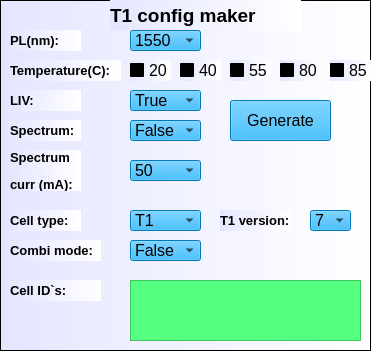
     <widget class="QFrame" name="frame_6">
      <property name="geometry">
       <rect>
        <x>10</x>
        <y>200</y>
        <width>371</width>
        <height>351</height>
       </rect>
      </property>
      <property name="styleSheet">
       <string notr="true">background-color: qlineargradient(spread:pad, x1:0, y1:0, x2:1, y2:0, stop:0 rgba(228, 230, 255, 255), stop:1 rgba(255, 255, 255, 255));</string>
      </property>
      <property name="frameShape">
       <enum>QFrame::StyledPanel</enum>
      </property>
      <property name="frameShadow">
       <enum>QFrame::Raised</enum>
      </property>
      <widget class="QComboBox" name="liv_meas_box">
       <property name="geometry">
        <rect>
         <x>130</x>
         <y>90</y>
         <width>71</width>
         <height>21</height>
        </rect>
       </property>
       <property name="font">
        <font>
         <family>Arial</family>
         <pointsize>12</pointsize>
         <weight>50</weight>
         <italic>false</italic>
         <bold>false</bold>
        </font>
       </property>
       <property name="styleSheet">
        <string notr="true">background-color: rgb(0, 170, 255);</string>
       </property>
       <item>
        <property name="text">
         <string>True</string>
        </property>
       </item>
       <item>
        <property name="text">
         <string>False</string>
        </property>
       </item>
      </widget>
      <widget class="QCheckBox" name="liv_temp_80c">
       <property name="geometry">
        <rect>
         <x>280</x>
         <y>60</y>
         <width>41</width>
         <height>21</height>
        </rect>
       </property>
       <property name="font">
        <font>
         <family>Arial</family>
         <pointsize>12</pointsize>
         <weight>50</weight>
         <italic>false</italic>
         <bold>false</bold>
        </font>
       </property>
       <property name="text">
        <string>80</string>
       </property>
      </widget>
      <widget class="QLabel" name="label_48">
       <property name="geometry">
        <rect>
         <x>10</x>
         <y>120</y>
         <width>71</width>
         <height>21</height>
        </rect>
       </property>
       <property name="font">
        <font>
         <family>Arial</family>
         <pointsize>12</pointsize>
         <weight>50</weight>
         <italic>false</italic>
         <bold>false</bold>
        </font>
       </property>
       <property name="text">
        <string>&lt;html&gt;&lt;head/&gt;&lt;body&gt;&lt;p&gt;&lt;span style=&quot; font-size:10pt; font-weight:600;&quot;&gt;Spectrum:&lt;/span&gt;&lt;/p&gt;&lt;/body&gt;&lt;/html&gt;</string>
       </property>
      </widget>
      <widget class="QLabel" name="label_40">
       <property name="geometry">
        <rect>
         <x>10</x>
         <y>60</y>
         <width>111</width>
         <height>21</height>
        </rect>
       </property>
       <property name="font">
        <font>
         <family>Arial</family>
         <pointsize>12</pointsize>
         <weight>50</weight>
         <italic>false</italic>
         <bold>false</bold>
        </font>
       </property>
       <property name="text">
        <string>&lt;html&gt;&lt;head/&gt;&lt;body&gt;&lt;p&gt;&lt;span style=&quot; font-size:10pt; font-weight:600;&quot;&gt;Temperature(C):&lt;/span&gt;&lt;/p&gt;&lt;/body&gt;&lt;/html&gt;</string>
       </property>
      </widget>
      <widget class="QCheckBox" name="liv_temp_40c">
       <property name="geometry">
        <rect>
         <x>180</x>
         <y>60</y>
         <width>41</width>
         <height>21</height>
        </rect>
       </property>
       <property name="font">
        <font>
         <family>Arial</family>
         <pointsize>12</pointsize>
         <weight>50</weight>
         <italic>false</italic>
         <bold>false</bold>
        </font>
       </property>
       <property name="text">
        <string>40</string>
       </property>
      </widget>
      <widget class="QCheckBox" name="liv_temp_55c">
       <property name="geometry">
        <rect>
         <x>230</x>
         <y>60</y>
         <width>41</width>
         <height>21</height>
        </rect>
       </property>
       <property name="font">
        <font>
         <family>Arial</family>
         <pointsize>12</pointsize>
         <weight>50</weight>
         <italic>false</italic>
         <bold>false</bold>
        </font>
       </property>
       <property name="text">
        <string>55</string>
       </property>
      </widget>
      <widget class="QComboBox" name="liv_cell_box">
       <property name="geometry">
        <rect>
         <x>130</x>
         <y>210</y>
         <width>71</width>
         <height>21</height>
        </rect>
       </property>
       <property name="font">
        <font>
         <family>Arial</family>
         <pointsize>12</pointsize>
         <weight>50</weight>
         <italic>false</italic>
         <bold>false</bold>
        </font>
       </property>
       <property name="styleSheet">
        <string notr="true">background-color: rgb(0, 170, 255);</string>
       </property>
       <item>
        <property name="text">
         <string>T1</string>
        </property>
       </item>
       <item>
        <property name="text">
         <string>T3</string>
        </property>
       </item>
       <item>
        <property name="text">
         <string>TD1</string>
        </property>
       </item>
       <item>
        <property name="text">
         <string>T1_tiger</string>
        </property>
       </item>
      </widget>
      <widget class="QLabel" name="label_47">
       <property name="geometry">
        <rect>
         <x>10</x>
         <y>90</y>
         <width>71</width>
         <height>21</height>
        </rect>
       </property>
       <property name="font">
        <font>
         <family>Arial</family>
         <pointsize>12</pointsize>
         <weight>50</weight>
         <italic>false</italic>
         <bold>false</bold>
        </font>
       </property>
       <property name="text">
        <string>&lt;html&gt;&lt;head/&gt;&lt;body&gt;&lt;p&gt;&lt;span style=&quot; font-size:10pt; font-weight:600;&quot;&gt;LIV:&lt;/span&gt;&lt;/p&gt;&lt;/body&gt;&lt;/html&gt;</string>
       </property>
      </widget>
      <widget class="QCheckBox" name="liv_temp_20c">
       <property name="enabled">
        <bool>true</bool>
       </property>
       <property name="geometry">
        <rect>
         <x>130</x>
         <y>60</y>
         <width>41</width>
         <height>21</height>
        </rect>
       </property>
       <property name="font">
        <font>
         <family>Arial</family>
         <pointsize>12</pointsize>
         <weight>50</weight>
         <italic>false</italic>
         <bold>false</bold>
        </font>
       </property>
       <property name="text">
        <string>20</string>
       </property>
       <property name="checked">
        <bool>true</bool>
       </property>
      </widget>
      <widget class="QLabel" name="label_39">
       <property name="geometry">
        <rect>
         <x>10</x>
         <y>30</y>
         <width>71</width>
         <height>21</height>
        </rect>
       </property>
       <property name="font">
        <font>
         <family>Arial</family>
         <pointsize>12</pointsize>
         <weight>50</weight>
         <italic>false</italic>
         <bold>false</bold>
        </font>
       </property>
       <property name="text">
        <string>&lt;html&gt;&lt;head/&gt;&lt;body&gt;&lt;p&gt;&lt;span style=&quot; font-size:10pt; font-weight:600;&quot;&gt;PL(nm):&lt;/span&gt;&lt;/p&gt;&lt;/body&gt;&lt;/html&gt;</string>
       </property>
      </widget>
      <widget class="QComboBox" name="spec_meas_box">
       <property name="geometry">
        <rect>
         <x>130</x>
         <y>120</y>
         <width>71</width>
         <height>21</height>
        </rect>
       </property>
       <property name="font">
        <font>
         <family>Arial</family>
         <pointsize>12</pointsize>
         <weight>50</weight>
         <italic>false</italic>
         <bold>false</bold>
        </font>
       </property>
       <property name="styleSheet">
        <string notr="true">background-color: rgb(0, 170, 255);</string>
       </property>
       <item>
        <property name="text">
         <string>False</string>
        </property>
       </item>
       <item>
        <property name="text">
         <string>True</string>
        </property>
       </item>
      </widget>
      <widget class="QLabel" name="label_51">
       <property name="geometry">
        <rect>
         <x>10</x>
         <y>210</y>
         <width>71</width>
         <height>21</height>
        </rect>
       </property>
       <property name="font">
        <font>
         <family>Arial</family>
         <pointsize>12</pointsize>
         <weight>50</weight>
         <italic>false</italic>
         <bold>false</bold>
        </font>
       </property>
       <property name="text">
        <string>&lt;html&gt;&lt;head/&gt;&lt;body&gt;&lt;p&gt;&lt;span style=&quot; font-size:10pt; font-weight:600;&quot;&gt;Cell type:&lt;/span&gt;&lt;/p&gt;&lt;/body&gt;&lt;/html&gt;</string>
       </property>
      </widget>
      <widget class="QLabel" name="label_52">
       <property name="geometry">
        <rect>
         <x>110</x>
         <y>0</y>
         <width>191</width>
         <height>31</height>
        </rect>
       </property>
       <property name="font">
        <font>
         <family>Arial</family>
         <pointsize>14</pointsize>
         <weight>75</weight>
         <italic>false</italic>
         <bold>true</bold>
        </font>
       </property>
       <property name="text">
        <string>&lt;html&gt;&lt;head/&gt;&lt;body&gt;&lt;p&gt;T1 config maker&lt;/p&gt;&lt;/body&gt;&lt;/html&gt;</string>
       </property>
       <property name="textFormat">
        <enum>Qt::AutoText</enum>
       </property>
      </widget>
      <widget class="QPushButton" name="liv_gen_btn">
       <property name="geometry">
        <rect>
         <x>230</x>
         <y>100</y>
         <width>101</width>
         <height>41</height>
        </rect>
       </property>
       <property name="font">
        <font>
         <family>Arial</family>
         <pointsize>12</pointsize>
         <weight>50</weight>
         <italic>false</italic>
         <bold>false</bold>
        </font>
       </property>
       <property name="toolTip">
        <string>&lt;html&gt;&lt;head/&gt;&lt;body&gt;&lt;p&gt;Select the folder which contains the .yaml job files&lt;/p&gt;&lt;/body&gt;&lt;/html&gt;</string>
       </property>
       <property name="styleSheet">
        <string notr="true">background-color: rgb(0, 170, 255);</string>
       </property>
       <property name="text">
        <string>Generate</string>
       </property>
      </widget>
      <widget class="QComboBox" name="liv_wvgl_box">
       <property name="geometry">
        <rect>
         <x>130</x>
         <y>30</y>
         <width>71</width>
         <height>21</height>
        </rect>
       </property>
       <property name="font">
        <font>
         <family>Arial</family>
         <pointsize>12</pointsize>
         <weight>50</weight>
         <italic>false</italic>
         <bold>false</bold>
        </font>
       </property>
       <property name="styleSheet">
        <string notr="true">background-color: rgb(0, 170, 255);</string>
       </property>
       <item>
        <property name="text">
         <string>1550</string>
        </property>
       </item>
       <item>
        <property name="text">
         <string>1310</string>
        </property>
       </item>
      </widget>
      <widget class="QLabel" name="label_53">
       <property name="geometry">
        <rect>
         <x>10</x>
         <y>240</y>
         <width>91</width>
         <height>21</height>
        </rect>
       </property>
       <property name="font">
        <font>
         <family>Arial</family>
         <pointsize>12</pointsize>
         <weight>50</weight>
         <italic>false</italic>
         <bold>false</bold>
        </font>
       </property>
       <property name="text">
        <string>&lt;html&gt;&lt;head/&gt;&lt;body&gt;&lt;p&gt;&lt;span style=&quot; font-size:10pt; font-weight:600;&quot;&gt;Combi mode:&lt;/span&gt;&lt;/p&gt;&lt;/body&gt;&lt;/html&gt;</string>
       </property>
      </widget>
      <widget class="QComboBox" name="combi_meas_box">
       <property name="geometry">
        <rect>
         <x>130</x>
         <y>240</y>
         <width>71</width>
         <height>21</height>
        </rect>
       </property>
       <property name="font">
        <font>
         <family>Arial</family>
         <pointsize>12</pointsize>
         <weight>50</weight>
         <italic>false</italic>
         <bold>false</bold>
        </font>
       </property>
       <property name="toolTip">
        <string>&lt;html&gt;&lt;head/&gt;&lt;body&gt;&lt;p&gt;This option is used in case of Pulsed measurement.&lt;/p&gt;&lt;p&gt;If True it will perform one pulsed measurement after the DC.&lt;/p&gt;&lt;/body&gt;&lt;/html&gt;</string>
       </property>
       <property name="styleSheet">
        <string notr="true">background-color: rgb(0, 170, 255);</string>
       </property>
       <item>
        <property name="text">
         <string>False</string>
        </property>
       </item>
       <item>
        <property name="text">
         <string>True</string>
        </property>
       </item>
      </widget>
      <widget class="QLabel" name="label_58">
       <property name="geometry">
        <rect>
         <x>10</x>
         <y>280</y>
         <width>91</width>
         <height>21</height>
        </rect>
       </property>
       <property name="font">
        <font>
         <family>Arial</family>
         <pointsize>12</pointsize>
         <weight>50</weight>
         <italic>false</italic>
         <bold>false</bold>
        </font>
       </property>
       <property name="text">
        <string>&lt;html&gt;&lt;head/&gt;&lt;body&gt;&lt;p&gt;&lt;span style=&quot; font-size:10pt; font-weight:600;&quot;&gt;Cell ID`s:&lt;/span&gt;&lt;/p&gt;&lt;/body&gt;&lt;/html&gt;</string>
       </property>
      </widget>
      <widget class="QTextEdit" name="liv_cell_ids_input">
       <property name="geometry">
        <rect>
         <x>130</x>
         <y>280</y>
         <width>231</width>
         <height>61</height>
        </rect>
       </property>
       <property name="styleSheet">
        <string notr="true">background-color: rgb(85, 255, 127);</string>
       </property>
      </widget>
      <widget class="QComboBox" name="spec_curr">
       <property name="geometry">
        <rect>
         <x>130</x>
         <y>160</y>
         <width>71</width>
         <height>21</height>
        </rect>
       </property>
       <property name="font">
        <font>
         <family>Arial</family>
         <pointsize>12</pointsize>
         <weight>50</weight>
         <italic>false</italic>
         <bold>false</bold>
        </font>
       </property>
       <property name="styleSheet">
        <string notr="true">background-color: rgb(0, 170, 255);</string>
       </property>
       <item>
        <property name="text">
         <string>50</string>
        </property>
       </item>
       <item>
        <property name="text">
         <string>100</string>
        </property>
       </item>
       <item>
        <property name="text">
         <string>150</string>
        </property>
       </item>
       <item>
        <property name="text">
         <string>200</string>
        </property>
       </item>
       <item>
        <property name="text">
         <string>250</string>
        </property>
       </item>
       <item>
        <property name="text">
         <string>300</string>
        </property>
       </item>
      </widget>
      <widget class="QLabel" name="label_59">
       <property name="geometry">
        <rect>
         <x>10</x>
         <y>150</y>
         <width>71</width>
         <height>41</height>
        </rect>
       </property>
       <property name="font">
        <font>
         <family>Arial</family>
         <pointsize>12</pointsize>
         <weight>50</weight>
         <italic>false</italic>
         <bold>false</bold>
        </font>
       </property>
       <property name="text">
        <string>&lt;html&gt;&lt;head/&gt;&lt;body&gt;&lt;p&gt;&lt;span style=&quot; font-size:10pt; font-weight:600;&quot;&gt;Spectrum &lt;/span&gt;&lt;/p&gt;&lt;p&gt;&lt;span style=&quot; font-size:10pt; font-weight:600;&quot;&gt;curr (mA):&lt;/span&gt;&lt;/p&gt;&lt;/body&gt;&lt;/html&gt;</string>
       </property>
      </widget>
      <widget class="QLabel" name="label_62">
       <property name="geometry">
        <rect>
         <x>220</x>
         <y>210</y>
         <width>71</width>
         <height>21</height>
        </rect>
       </property>
       <property name="font">
        <font>
         <family>Arial</family>
         <pointsize>12</pointsize>
         <weight>50</weight>
         <italic>false</italic>
         <bold>false</bold>
        </font>
       </property>
       <property name="text">
        <string>&lt;html&gt;&lt;head/&gt;&lt;body&gt;&lt;p&gt;&lt;span style=&quot; font-size:10pt; font-weight:600;&quot;&gt;T1 version:&lt;/span&gt;&lt;/p&gt;&lt;/body&gt;&lt;/html&gt;</string>
       </property>
      </widget>
      <widget class="QComboBox" name="t1_version">
       <property name="geometry">
        <rect>
         <x>310</x>
         <y>210</y>
         <width>41</width>
         <height>21</height>
        </rect>
       </property>
       <property name="font">
        <font>
         <family>Arial</family>
         <pointsize>12</pointsize>
         <weight>50</weight>
         <italic>false</italic>
         <bold>false</bold>
        </font>
       </property>
       <property name="styleSheet">
        <string notr="true">background-color: rgb(0, 170, 255);</string>
       </property>
       <item>
        <property name="text">
         <string>7</string>
        </property>
       </item>
       <item>
        <property name="text">
         <string>8</string>
        </property>
       </item>
      </widget>
      <widget class="QCheckBox" name="liv_temp_85c">
       <property name="geometry">
        <rect>
         <x>330</x>
         <y>60</y>
         <width>41</width>
         <height>21</height>
        </rect>
       </property>
       <property name="font">
        <font>
         <family>Arial</family>
         <pointsize>12</pointsize>
         <weight>50</weight>
         <italic>false</italic>
         <bold>false</bold>
        </font>
       </property>
       <property name="text">
        <string>85</string>
       </property>
      </widget>
     </widget>
